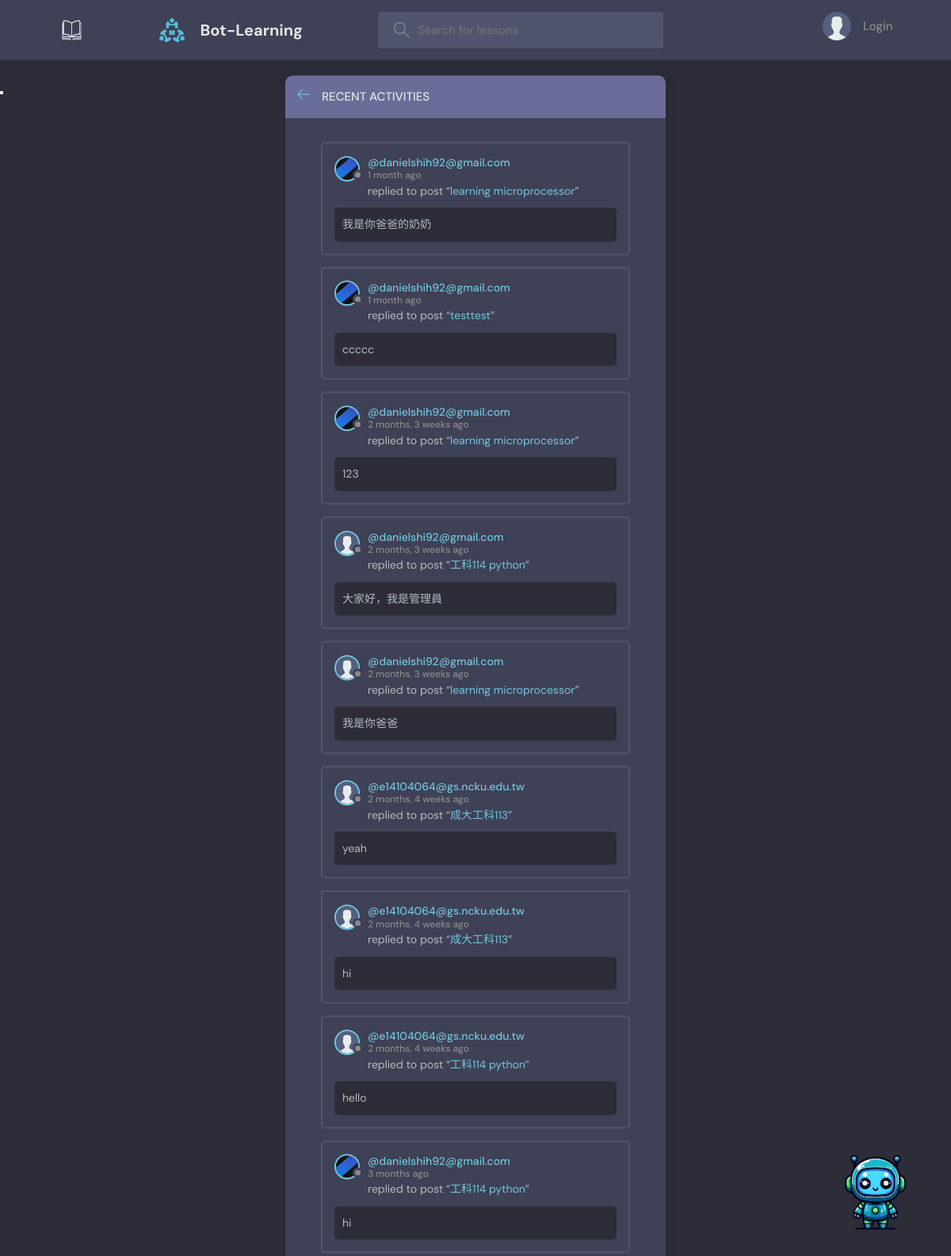
The page /activity/ on the database as committed earlier.
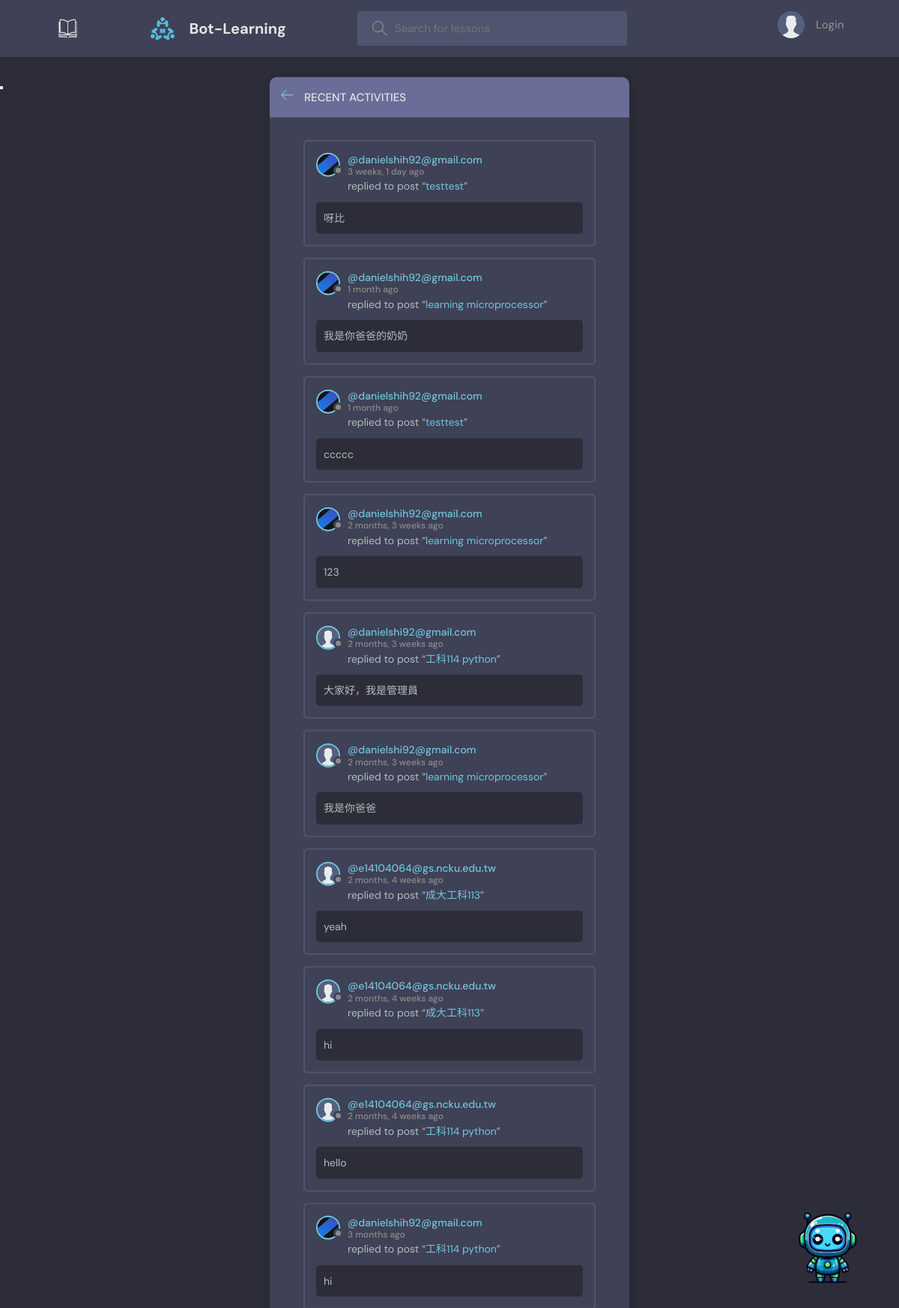
The same page on the database as committed later.
### base/models.py (models this page shows, shortened)
class Message(models.Model):
    user = models.ForeignKey(User, on_delete=models.CASCADE)
    room = models.ForeignKey(Room, on_delete=models.CASCADE)
    body = models.TextField()
    updated = models.DateTimeField(auto_now=True)
    created = models.DateTimeField(auto_now_add=True)
    class Meta:
        ordering = ['-updated', '-created']

class User(AbstractUser):
    name = models.CharField(max_length=200, null=True)
    email = models.EmailField(unique=True, null=True)
    bio = models.TextField(null=True)
    avatar = models.ImageField(null=True, default="avatar.svg")
    objects = CustomUserManager()
    USERNAME_FIELD = 'email'
    REQUIRED_FIELDS = []

class Room(models.Model):
    host = models.ForeignKey(User, on_delete=models.SET_NULL, null=True)
    topic = models.ForeignKey(Topic, on_delete=models.SET_NULL, null=True)
    name = models.CharField(max_length=200)
    description = models.TextField(null=True, blank=True)
    participants = models.ManyToManyField(
        User, related_name='participants', blank=True)
    updated = models.DateTimeField(auto_now=True)
    created = models.DateTimeField(auto_now_add=True)
    class Meta:
        ordering = ['-updated', '-created']
    def __str__(self):
        return self.name

### base/views.py (the view)
# urls.py: path('activity/', views.activityPage, name="activity"),
def activityPage(request):
    room_messages = Message.objects.all()
    return render(request, 'base/activity.html', {'room_messages': room_messages})

### base/templates/base/activity.html (shortened to what this page needs)
{% extends 'main.html' %}
{% block content %}
<main class="layout">
  <div class="container">
    <div class="layout__box">
      <div class="layout__boxHeader">
        <div class="layout__boxTitle">
          <a href="{% url 'home' %}">
            <svg version="1.1" xmlns="http://www.w3.org/2000/svg" width="32" height="32" viewBox="0 0 32 32">
              <title>arrow-left</title>
              <path
                d="M13.723 2.286l-13.723 13.714 13.719 13.714 1.616-1.611-10.96-10.96h27.625v-2.286h-27.625l10.965-10.965-1.616-1.607z">
              </path>
              </path>
            </svg>
          </a>
          <h3>Recent Activities</h3>
        </div>
      </div>
      <div class="activities-page layout__body">
        {% for message in room_messages %}
        <div class="activities__box">
          <div class="activities__boxHeader roomListRoom__header">
            <a href="{% url 'user-profile' message.user.id %}" class="roomListRoom__author">
              <div class="avatar avatar--small">
                <img src="{{message.user.avatar.url}}" />
              </div>
              <p>
                @{{message.user}}
                <span>{{message.created|timesince}} ago</span>
              </p>
            </a>
          </div>
          <div class="activities__boxContent">
            <p>replied to post “<a href="{% url 'room' message.room.id %}">{{message.room}}</a>”</p>
            <div class="activities__boxRoomContent">
              {{message.body}}
            </div>
          </div>
        </div>
        {% endfor %}
      </div>
    </div>
  </div>
</main>
{% endblock content %}

Rows that differ between the two databases and show on the page:
added Message: user.avatar (picture), user "danielshih92@gmail.com", created "3 weeks, 1 day", room "testtest", body "呀比"
